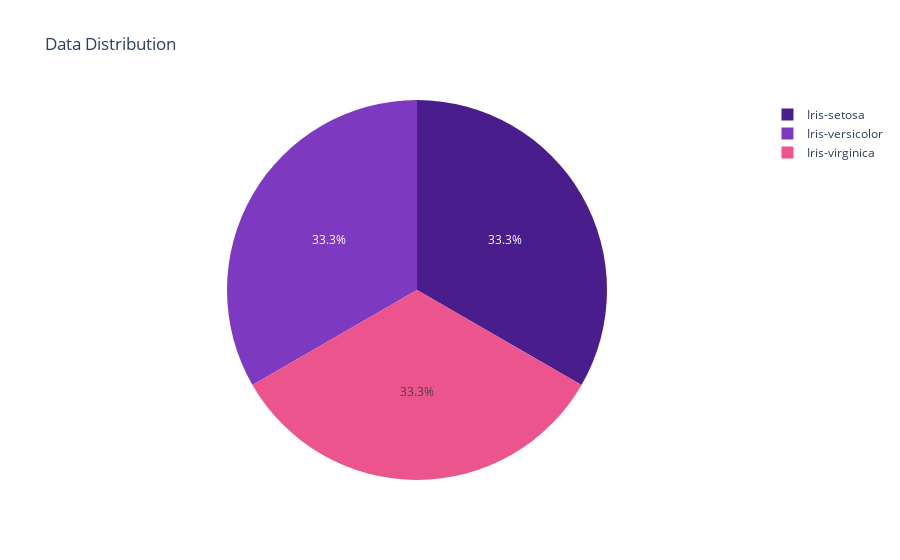

The code cell stored with this chart in its notebook:
### Markdown cell above
## Data Distribution using Pie Chart

**Code Purpose:**

- Visualize the distribution of Iris species using a pie chart.
- Helps understand the balance or imbalance in the dataset.

**Explanation of Code:**

1. `px.pie()`

   - Creates a pie chart from a DataFrame.
   - Automatically counts unique values in the specified column to determine slice sizes.

2. `iris`

   - The DataFrame containing the Iris dataset.

3. `'Species'`

   - Column whose values determine the pie slices.

4. `color_discrete_sequence`

   - Customizes the colors of each slice.

5. `title='Data Distribution'`

   - Sets the chart title.

6. `template='plotly'`

   - Uses Plotly’s default style template for a clean appearance.

7. `fig.show()`
   - Displays the interactive chart in the notebook.

### Code cell
import plotly.express as px

fig = px.pie(
    iris,                               # DataFrame
    'Species',                           # Column to count values for pie slices
    color_discrete_sequence=['#491D8B','#7D3AC1','#EB548C'],  # Custom colors
    title='Data Distribution',           # Chart title
    template='plotly'                    # Plotly template for style
)

fig.show()                               # Render the pie chart

### Figure 1 — Plotly figure (JSON) as saved in the notebook; plotly's stock layout.template omitted (floating-point values rounded to 4 significant figures; data arrays with more than 128 entries replaced by an {"elided": "..."} marker saying what was removed)
{"data": [{"domain": {"x": [0, 1], "y": [0, 1]}, "hovertemplate": "Species=%{label}<extra></extra>", "labels": {"elided": "150 str values"}, "legendgroup": "", "name": "", "showlegend": true, "type": "pie"}], "layout": {"legend": {"tracegroupgap": 0}, "piecolorway": ["#491D8B", "#7D3AC1", "#EB548C"], "title": {"text": "Data Distribution"}}}
